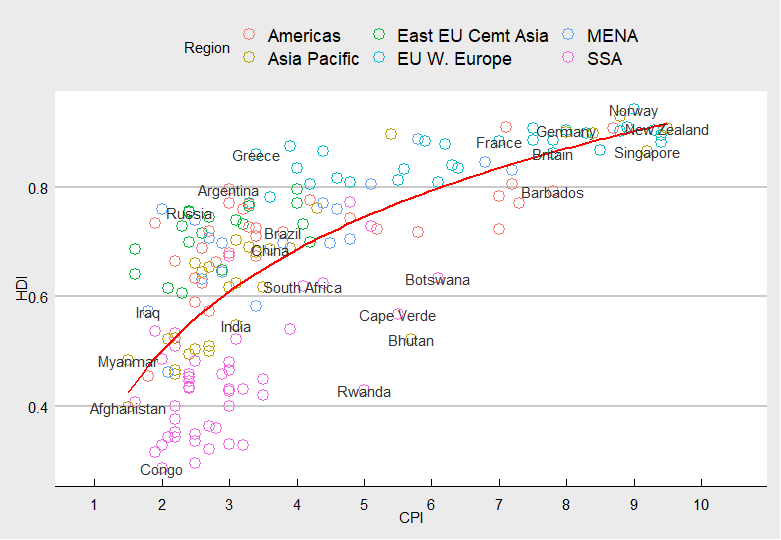

Source code (R):
# The main objective of this script is to recreate a plot from The Economist using ggplot. 
# The article and the plot can be found here: https://www.economist.com/graphic-detail/2011/12/02/corrosive-corruption

library(ggplot2)
library(data.table)
library(ggthemes)

pointsToLabel <- c("Russia", "Venezuela", "Iraq", "Myanmar", "Sudan",
                   "Afghanistan", "Congo", "Greece", "Argentina", "Brazil",
                   "India", "Italy", "China", "South Africa", "Spane",
                   "Botswana", "Cape Verde", "Bhutan", "Rwanda", "France",
                   "United States", "Germany", "Britain", "Barbados", "Norway", "Japan",
                   "New Zealand", "Singapore")

df <- fread('Economist_Data.csv', drop=1)
pl <- ggplot(df, aes(x=CPI, y=HDI, color=Region)) + geom_point(size=4,shape=1)
pl2 <- pl + geom_smooth(aes(group=1),method='lm',formula=y~log(x),se=F,color='red')
pl3 <- pl2 + geom_text(aes(label = Country), color = "gray20", 
                       data = subset(df, Country %in% pointsToLabel),check_overlap = TRUE)
pl4 <- pl3 + scale_x_continuous(limits = c(0.9,10.5),breaks=1:10)

print(pl4 + theme_economist_white())

# END
